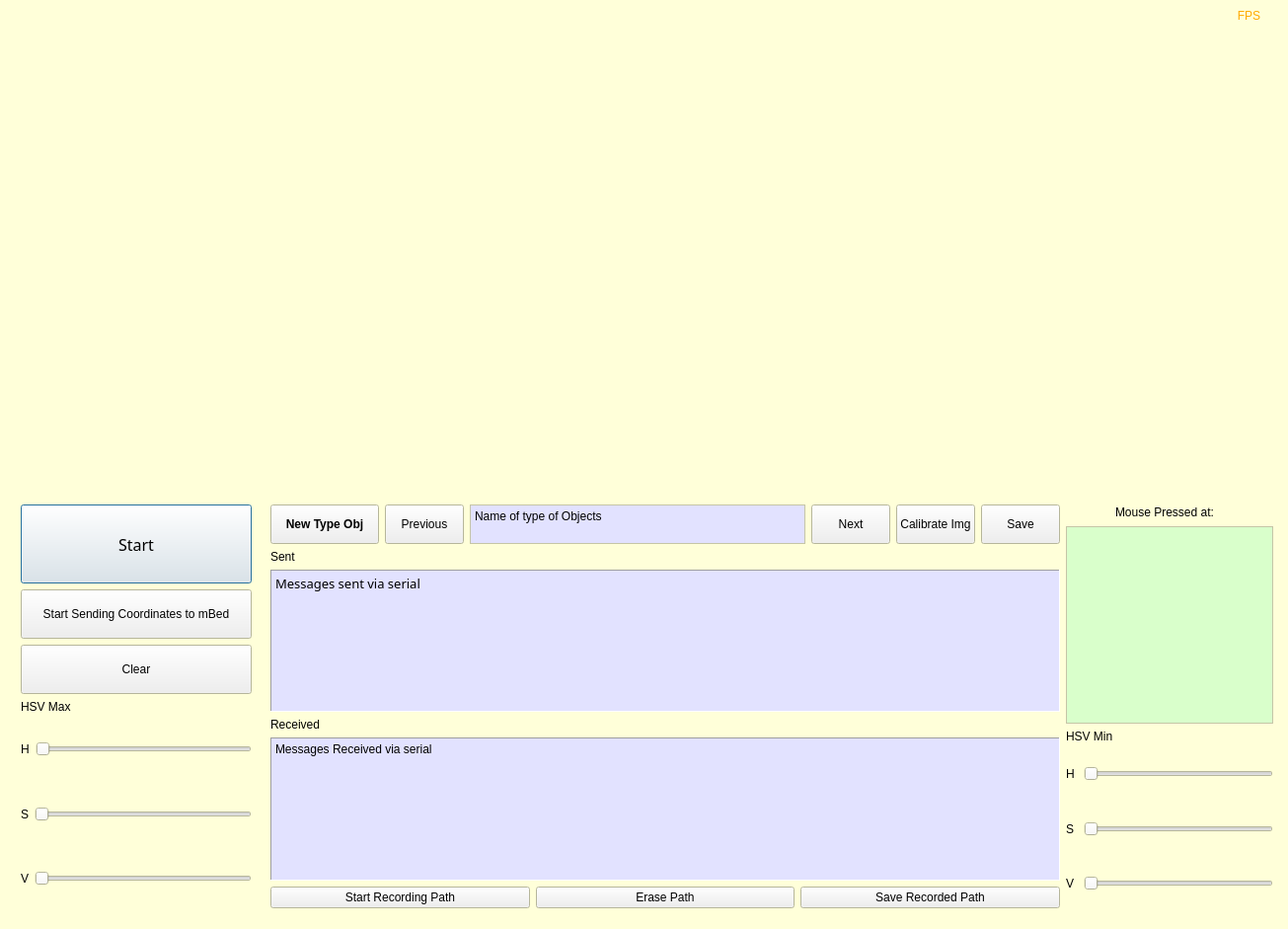
<?xml version="1.0" encoding="UTF-8"?>
<ui version="4.0">
 <class>Dialog</class>
 <widget class="QDialog" name="Dialog">
  <property name="geometry">
   <rect>
    <x>0</x>
    <y>0</y>
    <width>1305</width>
    <height>941</height>
   </rect>
  </property>
  <property name="sizePolicy">
   <sizepolicy hsizetype="Preferred" vsizetype="Minimum">
    <horstretch>0</horstretch>
    <verstretch>0</verstretch>
   </sizepolicy>
  </property>
  <property name="palette">
   <palette>
    <active>
     <colorrole role="Base">
      <brush brushstyle="SolidPattern">
       <color alpha="255">
        <red>226</red>
        <green>226</green>
        <blue>255</blue>
       </color>
      </brush>
     </colorrole>
     <colorrole role="Window">
      <brush brushstyle="SolidPattern">
       <color alpha="255">
        <red>255</red>
        <green>255</green>
        <blue>217</blue>
       </color>
      </brush>
     </colorrole>
    </active>
    <inactive>
     <colorrole role="Base">
      <brush brushstyle="SolidPattern">
       <color alpha="255">
        <red>226</red>
        <green>226</green>
        <blue>255</blue>
       </color>
      </brush>
     </colorrole>
     <colorrole role="Window">
      <brush brushstyle="SolidPattern">
       <color alpha="255">
        <red>255</red>
        <green>255</green>
        <blue>217</blue>
       </color>
      </brush>
     </colorrole>
    </inactive>
    <disabled>
     <colorrole role="Base">
      <brush brushstyle="SolidPattern">
       <color alpha="255">
        <red>255</red>
        <green>255</green>
        <blue>217</blue>
       </color>
      </brush>
     </colorrole>
     <colorrole role="Window">
      <brush brushstyle="SolidPattern">
       <color alpha="255">
        <red>255</red>
        <green>255</green>
        <blue>217</blue>
       </color>
      </brush>
     </colorrole>
    </disabled>
   </palette>
  </property>
  <property name="windowTitle">
   <string>Dialog</string>
  </property>
  <widget class="my_qlabel" name="lblOriginal">
   <property name="geometry">
    <rect>
     <x>10</x>
     <y>10</y>
     <width>640</width>
     <height>480</height>
    </rect>
   </property>
   <property name="sizePolicy">
    <sizepolicy hsizetype="Fixed" vsizetype="Fixed">
     <horstretch>0</horstretch>
     <verstretch>0</verstretch>
    </sizepolicy>
   </property>
   <property name="mouseTracking">
    <bool>true</bool>
   </property>
   <property name="autoFillBackground">
    <bool>true</bool>
   </property>
   <property name="frameShape">
    <enum>QFrame::NoFrame</enum>
   </property>
   <property name="text">
    <string/>
   </property>
  </widget>
  <widget class="QLabel" name="lblProcessed">
   <property name="geometry">
    <rect>
     <x>660</x>
     <y>10</y>
     <width>640</width>
     <height>480</height>
    </rect>
   </property>
   <property name="sizePolicy">
    <sizepolicy hsizetype="Fixed" vsizetype="Fixed">
     <horstretch>0</horstretch>
     <verstretch>0</verstretch>
    </sizepolicy>
   </property>
   <property name="autoFillBackground">
    <bool>true</bool>
   </property>
   <property name="text">
    <string/>
   </property>
  </widget>
  <widget class="QWidget" name="layoutWidget">
   <property name="geometry">
    <rect>
     <x>10</x>
     <y>500</y>
     <width>1291</width>
     <height>431</height>
    </rect>
   </property>
   <layout class="QHBoxLayout" name="horizontalLayout_4">
    <item>
     <layout class="QVBoxLayout" name="verticalLayout_7">
      <item>
       <layout class="QVBoxLayout" name="verticalLayout_3">
        <item>
         <layout class="QVBoxLayout" name="verticalLayout">
          <item>
           <widget class="QPushButton" name="btnPauseorResume">
            <property name="sizePolicy">
             <sizepolicy hsizetype="Expanding" vsizetype="Expanding">
              <horstretch>0</horstretch>
              <verstretch>0</verstretch>
             </sizepolicy>
            </property>
            <property name="minimumSize">
             <size>
              <width>0</width>
              <height>80</height>
             </size>
            </property>
            <property name="font">
             <font>
              <family>Linux Libertine G</family>
              <pointsize>12</pointsize>
             </font>
            </property>
            <property name="text">
             <string>Start</string>
            </property>
           </widget>
          </item>
          <item>
           <widget class="QPushButton" name="pushButton_sendCoord">
            <property name="sizePolicy">
             <sizepolicy hsizetype="Expanding" vsizetype="Expanding">
              <horstretch>0</horstretch>
              <verstretch>0</verstretch>
             </sizepolicy>
            </property>
            <property name="text">
             <string>Start Sending Coordinates to mBed</string>
            </property>
           </widget>
          </item>
          <item>
           <widget class="QPushButton" name="pushButton">
            <property name="sizePolicy">
             <sizepolicy hsizetype="Expanding" vsizetype="Expanding">
              <horstretch>0</horstretch>
              <verstretch>0</verstretch>
             </sizepolicy>
            </property>
            <property name="text">
             <string>Clear</string>
            </property>
           </widget>
          </item>
         </layout>
        </item>
       </layout>
      </item>
      <item>
       <widget class="QLabel" name="label_7">
        <property name="text">
         <string>HSV Max</string>
        </property>
       </widget>
      </item>
      <item>
       <layout class="QVBoxLayout" name="verticalLayout_6">
        <item>
         <layout class="QHBoxLayout" name="horizontalLayout_3">
          <item>
           <widget class="QLabel" name="label_4">
            <property name="sizePolicy">
             <sizepolicy hsizetype="Preferred" vsizetype="Preferred">
              <horstretch>0</horstretch>
              <verstretch>0</verstretch>
             </sizepolicy>
            </property>
            <property name="text">
             <string>H</string>
            </property>
           </widget>
          </item>
          <item>
           <widget class="QSlider" name="horizontalSlider_1">
            <property name="sizePolicy">
             <sizepolicy hsizetype="Expanding" vsizetype="Expanding">
              <horstretch>0</horstretch>
              <verstretch>0</verstretch>
             </sizepolicy>
            </property>
            <property name="orientation">
             <enum>Qt::Horizontal</enum>
            </property>
           </widget>
          </item>
         </layout>
        </item>
        <item>
         <layout class="QHBoxLayout" name="horizontalLayout_2">
          <item>
           <widget class="QLabel" name="label_5">
            <property name="sizePolicy">
             <sizepolicy hsizetype="Preferred" vsizetype="Preferred">
              <horstretch>0</horstretch>
              <verstretch>0</verstretch>
             </sizepolicy>
            </property>
            <property name="text">
             <string>S</string>
            </property>
           </widget>
          </item>
          <item>
           <widget class="QSlider" name="horizontalSlider_2">
            <property name="sizePolicy">
             <sizepolicy hsizetype="Expanding" vsizetype="Expanding">
              <horstretch>0</horstretch>
              <verstretch>0</verstretch>
             </sizepolicy>
            </property>
            <property name="orientation">
             <enum>Qt::Horizontal</enum>
            </property>
           </widget>
          </item>
         </layout>
        </item>
        <item>
         <layout class="QHBoxLayout" name="horizontalLayout">
          <item>
           <widget class="QLabel" name="label_6">
            <property name="sizePolicy">
             <sizepolicy hsizetype="Preferred" vsizetype="Preferred">
              <horstretch>0</horstretch>
              <verstretch>0</verstretch>
             </sizepolicy>
            </property>
            <property name="text">
             <string>V</string>
            </property>
           </widget>
          </item>
          <item>
           <widget class="QSlider" name="horizontalSlider_3">
            <property name="sizePolicy">
             <sizepolicy hsizetype="Expanding" vsizetype="Expanding">
              <horstretch>0</horstretch>
              <verstretch>0</verstretch>
             </sizepolicy>
            </property>
            <property name="orientation">
             <enum>Qt::Horizontal</enum>
            </property>
           </widget>
          </item>
         </layout>
        </item>
       </layout>
      </item>
     </layout>
    </item>
    <item>
     <spacer name="horizontalSpacer_2">
      <property name="orientation">
       <enum>Qt::Horizontal</enum>
      </property>
      <property name="sizeType">
       <enum>QSizePolicy::Minimum</enum>
      </property>
      <property name="sizeHint" stdset="0">
       <size>
        <width>13</width>
        <height>20</height>
       </size>
      </property>
     </spacer>
    </item>
    <item>
     <layout class="QVBoxLayout" name="verticalLayout_8">
      <item>
       <layout class="QVBoxLayout" name="verticalLayout_5">
        <item>
         <layout class="QHBoxLayout" name="horizontalLayout_10">
          <item>
           <widget class="QPushButton" name="newTypeObj">
            <property name="sizePolicy">
             <sizepolicy hsizetype="Minimum" vsizetype="Minimum">
              <horstretch>0</horstretch>
              <verstretch>0</verstretch>
             </sizepolicy>
            </property>
            <property name="minimumSize">
             <size>
              <width>110</width>
              <height>0</height>
             </size>
            </property>
            <property name="font">
             <font>
              <weight>75</weight>
              <bold>true</bold>
             </font>
            </property>
            <property name="text">
             <string>New Type Obj</string>
            </property>
           </widget>
          </item>
          <item>
           <widget class="QPushButton" name="previuos">
            <property name="sizePolicy">
             <sizepolicy hsizetype="Minimum" vsizetype="Maximum">
              <horstretch>0</horstretch>
              <verstretch>0</verstretch>
             </sizepolicy>
            </property>
            <property name="maximumSize">
             <size>
              <width>16777215</width>
              <height>40</height>
             </size>
            </property>
            <property name="text">
             <string>Previous</string>
            </property>
           </widget>
          </item>
          <item>
           <widget class="QPlainTextEdit" name="nameTypeObj">
            <property name="sizePolicy">
             <sizepolicy hsizetype="Expanding" vsizetype="Minimum">
              <horstretch>0</horstretch>
              <verstretch>0</verstretch>
             </sizepolicy>
            </property>
            <property name="maximumSize">
             <size>
              <width>16777215</width>
              <height>40</height>
             </size>
            </property>
            <property name="readOnly">
             <bool>false</bool>
            </property>
            <property name="plainText">
             <string>Name of type of Objects</string>
            </property>
           </widget>
          </item>
          <item>
           <widget class="QPushButton" name="next">
            <property name="sizePolicy">
             <sizepolicy hsizetype="Preferred" vsizetype="Minimum">
              <horstretch>0</horstretch>
              <verstretch>0</verstretch>
             </sizepolicy>
            </property>
            <property name="maximumSize">
             <size>
              <width>16777215</width>
              <height>40</height>
             </size>
            </property>
            <property name="text">
             <string>Next</string>
            </property>
           </widget>
          </item>
          <item>
           <widget class="QPushButton" name="calibrateImg">
            <property name="sizePolicy">
             <sizepolicy hsizetype="Minimum" vsizetype="Minimum">
              <horstretch>0</horstretch>
              <verstretch>0</verstretch>
             </sizepolicy>
            </property>
            <property name="text">
             <string>Calibrate Img</string>
            </property>
           </widget>
          </item>
          <item>
           <widget class="QPushButton" name="saveThreshold">
            <property name="sizePolicy">
             <sizepolicy hsizetype="Minimum" vsizetype="Minimum">
              <horstretch>0</horstretch>
              <verstretch>0</verstretch>
             </sizepolicy>
            </property>
            <property name="maximumSize">
             <size>
              <width>16777215</width>
              <height>40</height>
             </size>
            </property>
            <property name="text">
             <string>Save</string>
            </property>
           </widget>
          </item>
         </layout>
        </item>
        <item>
         <layout class="QHBoxLayout" name="horizontalLayout_8"/>
        </item>
        <item>
         <widget class="QLabel" name="label_2">
          <property name="minimumSize">
           <size>
            <width>800</width>
            <height>0</height>
           </size>
          </property>
          <property name="frameShape">
           <enum>QFrame::NoFrame</enum>
          </property>
          <property name="text">
           <string>Sent</string>
          </property>
         </widget>
        </item>
        <item>
         <widget class="QPlainTextEdit" name="txtXYRadius">
          <property name="minimumSize">
           <size>
            <width>800</width>
            <height>100</height>
           </size>
          </property>
          <property name="font">
           <font>
            <family>Linux Libertine G</family>
            <pointsize>10</pointsize>
           </font>
          </property>
          <property name="frameShape">
           <enum>QFrame::Panel</enum>
          </property>
          <property name="readOnly">
           <bool>true</bool>
          </property>
          <property name="plainText">
           <string>Messages sent via serial</string>
          </property>
         </widget>
        </item>
       </layout>
      </item>
      <item>
       <layout class="QVBoxLayout" name="verticalLayout_4">
        <item>
         <widget class="QLabel" name="label_3">
          <property name="minimumSize">
           <size>
            <width>800</width>
            <height>0</height>
           </size>
          </property>
          <property name="frameShape">
           <enum>QFrame::NoFrame</enum>
          </property>
          <property name="text">
           <string>Received</string>
          </property>
         </widget>
        </item>
        <item>
         <widget class="QPlainTextEdit" name="textMBed">
          <property name="minimumSize">
           <size>
            <width>800</width>
            <height>100</height>
           </size>
          </property>
          <property name="frameShape">
           <enum>QFrame::Panel</enum>
          </property>
          <property name="readOnly">
           <bool>true</bool>
          </property>
          <property name="plainText">
           <string>Messages Received via serial</string>
          </property>
         </widget>
        </item>
        <item>
         <layout class="QHBoxLayout" name="horizontalLayout_9">
          <item>
           <widget class="QPushButton" name="record_path">
            <property name="text">
             <string>Start Recording Path</string>
            </property>
           </widget>
          </item>
          <item>
           <widget class="QPushButton" name="erase_path">
            <property name="text">
             <string>Erase Path</string>
            </property>
           </widget>
          </item>
          <item>
           <widget class="QPushButton" name="save_path">
            <property name="text">
             <string>Save Recorded Path</string>
            </property>
           </widget>
          </item>
         </layout>
        </item>
       </layout>
      </item>
     </layout>
    </item>
    <item>
     <layout class="QVBoxLayout" name="verticalLayout_9">
      <item>
       <layout class="QVBoxLayout" name="verticalLayout_2">
        <item>
         <widget class="QLabel" name="label">
          <property name="sizePolicy">
           <sizepolicy hsizetype="Minimum" vsizetype="Minimum">
            <horstretch>0</horstretch>
            <verstretch>0</verstretch>
           </sizepolicy>
          </property>
          <property name="minimumSize">
           <size>
            <width>200</width>
            <height>16</height>
           </size>
          </property>
          <property name="maximumSize">
           <size>
            <width>200</width>
            <height>16</height>
           </size>
          </property>
          <property name="text">
           <string>Mouse Pressed at:</string>
          </property>
          <property name="alignment">
           <set>Qt::AlignCenter</set>
          </property>
         </widget>
        </item>
        <item>
         <widget class="QPlainTextEdit" name="txtMouseClickHistory">
          <property name="sizePolicy">
           <sizepolicy hsizetype="Minimum" vsizetype="Minimum">
            <horstretch>0</horstretch>
            <verstretch>0</verstretch>
           </sizepolicy>
          </property>
          <property name="minimumSize">
           <size>
            <width>210</width>
            <height>200</height>
           </size>
          </property>
          <property name="maximumSize">
           <size>
            <width>200</width>
            <height>200</height>
           </size>
          </property>
          <property name="palette">
           <palette>
            <active>
             <colorrole role="Base">
              <brush brushstyle="SolidPattern">
               <color alpha="255">
                <red>217</red>
                <green>255</green>
                <blue>203</blue>
               </color>
              </brush>
             </colorrole>
            </active>
            <inactive>
             <colorrole role="Base">
              <brush brushstyle="SolidPattern">
               <color alpha="255">
                <red>217</red>
                <green>255</green>
                <blue>203</blue>
               </color>
              </brush>
             </colorrole>
            </inactive>
            <disabled>
             <colorrole role="Base">
              <brush brushstyle="SolidPattern">
               <color alpha="255">
                <red>255</red>
                <green>255</green>
                <blue>217</blue>
               </color>
              </brush>
             </colorrole>
            </disabled>
           </palette>
          </property>
          <property name="readOnly">
           <bool>true</bool>
          </property>
         </widget>
        </item>
        <item>
         <widget class="QLabel" name="label_11">
          <property name="sizePolicy">
           <sizepolicy hsizetype="Minimum" vsizetype="Minimum">
            <horstretch>0</horstretch>
            <verstretch>0</verstretch>
           </sizepolicy>
          </property>
          <property name="text">
           <string>HSV Min</string>
          </property>
         </widget>
        </item>
        <item>
         <layout class="QVBoxLayout" name="verticalLayout_10">
          <item>
           <layout class="QHBoxLayout" name="horizontalLayout_5">
            <item>
             <widget class="QLabel" name="label_8">
              <property name="sizePolicy">
               <sizepolicy hsizetype="Minimum" vsizetype="Preferred">
                <horstretch>0</horstretch>
                <verstretch>0</verstretch>
               </sizepolicy>
              </property>
              <property name="text">
               <string>H</string>
              </property>
             </widget>
            </item>
            <item>
             <widget class="QSlider" name="horizontalSlider_4">
              <property name="sizePolicy">
               <sizepolicy hsizetype="Minimum" vsizetype="Expanding">
                <horstretch>0</horstretch>
                <verstretch>0</verstretch>
               </sizepolicy>
              </property>
              <property name="minimumSize">
               <size>
                <width>192</width>
                <height>0</height>
               </size>
              </property>
              <property name="orientation">
               <enum>Qt::Horizontal</enum>
              </property>
             </widget>
            </item>
           </layout>
          </item>
          <item>
           <layout class="QHBoxLayout" name="horizontalLayout_6">
            <item>
             <widget class="QLabel" name="label_9">
              <property name="text">
               <string>S</string>
              </property>
             </widget>
            </item>
            <item>
             <widget class="QSlider" name="horizontalSlider_5">
              <property name="sizePolicy">
               <sizepolicy hsizetype="Minimum" vsizetype="Expanding">
                <horstretch>0</horstretch>
                <verstretch>0</verstretch>
               </sizepolicy>
              </property>
              <property name="minimumSize">
               <size>
                <width>192</width>
                <height>0</height>
               </size>
              </property>
              <property name="orientation">
               <enum>Qt::Horizontal</enum>
              </property>
             </widget>
            </item>
           </layout>
          </item>
          <item>
           <layout class="QHBoxLayout" name="horizontalLayout_7">
            <item>
             <widget class="QLabel" name="label_10">
              <property name="text">
               <string>V</string>
              </property>
             </widget>
            </item>
            <item>
             <widget class="QSlider" name="horizontalSlider_6">
              <property name="sizePolicy">
               <sizepolicy hsizetype="Minimum" vsizetype="Expanding">
                <horstretch>0</horstretch>
                <verstretch>0</verstretch>
               </sizepolicy>
              </property>
              <property name="minimumSize">
               <size>
                <width>192</width>
                <height>0</height>
               </size>
              </property>
              <property name="orientation">
               <enum>Qt::Horizontal</enum>
              </property>
             </widget>
            </item>
           </layout>
          </item>
         </layout>
        </item>
       </layout>
      </item>
     </layout>
    </item>
   </layout>
  </widget>
  <widget class="QLabel" name="lblFPS">
   <property name="geometry">
    <rect>
     <x>1230</x>
     <y>0</y>
     <width>71</width>
     <height>31</height>
    </rect>
   </property>
   <property name="palette">
    <palette>
     <active>
      <colorrole role="WindowText">
       <brush brushstyle="SolidPattern">
        <color alpha="255">
         <red>255</red>
         <green>170</green>
         <blue>0</blue>
        </color>
       </brush>
      </colorrole>
      <colorrole role="Text">
       <brush brushstyle="SolidPattern">
        <color alpha="255">
         <red>255</red>
         <green>170</green>
         <blue>0</blue>
        </color>
       </brush>
      </colorrole>
     </active>
     <inactive>
      <colorrole role="WindowText">
       <brush brushstyle="SolidPattern">
        <color alpha="255">
         <red>255</red>
         <green>170</green>
         <blue>0</blue>
        </color>
       </brush>
      </colorrole>
      <colorrole role="Text">
       <brush brushstyle="SolidPattern">
        <color alpha="255">
         <red>255</red>
         <green>170</green>
         <blue>0</blue>
        </color>
       </brush>
      </colorrole>
     </inactive>
     <disabled>
      <colorrole role="WindowText">
       <brush brushstyle="SolidPattern">
        <color alpha="255">
         <red>120</red>
         <green>120</green>
         <blue>120</blue>
        </color>
       </brush>
      </colorrole>
      <colorrole role="Text">
       <brush brushstyle="SolidPattern">
        <color alpha="255">
         <red>120</red>
         <green>120</green>
         <blue>120</blue>
        </color>
       </brush>
      </colorrole>
     </disabled>
    </palette>
   </property>
   <property name="text">
    <string>FPS</string>
   </property>
   <property name="alignment">
    <set>Qt::AlignCenter</set>
   </property>
  </widget>
 </widget>
 <layoutdefault spacing="6" margin="11"/>
 <customwidgets>
  <customwidget>
   <class>my_qlabel</class>
   <extends>QLabel</extends>
   <header>my_qlabel.h</header>
  </customwidget>
 </customwidgets>
 <tabstops>
  <tabstop>pushButton_sendCoord</tabstop>
  <tabstop>pushButton</tabstop>
  <tabstop>txtXYRadius</tabstop>
  <tabstop>textMBed</tabstop>
 </tabstops>
 <resources/>
 <connections>
  <connection>
   <sender>pushButton</sender>
   <signal>clicked()</signal>
   <receiver>txtXYRadius</receiver>
   <slot>clear()</slot>
   <hints>
    <hint type="sourcelabel">
     <x>147</x>
     <y>698</y>
    </hint>
    <hint type="destinationlabel">
     <x>315</x>
     <y>637</y>
    </hint>
   </hints>
  </connection>
  <connection>
   <sender>pushButton</sender>
   <signal>clicked()</signal>
   <receiver>lblOriginal</receiver>
   <slot>clear()</slot>
   <hints>
    <hint type="sourcelabel">
     <x>147</x>
     <y>698</y>
    </hint>
    <hint type="destinationlabel">
     <x>262</x>
     <y>409</y>
    </hint>
   </hints>
  </connection>
  <connection>
   <sender>pushButton</sender>
   <signal>clicked()</signal>
   <receiver>lblProcessed</receiver>
   <slot>clear()</slot>
   <hints>
    <hint type="sourcelabel">
     <x>147</x>
     <y>698</y>
    </hint>
    <hint type="destinationlabel">
     <x>1268</x>
     <y>474</y>
    </hint>
   </hints>
  </connection>
  <connection>
   <sender>pushButton</sender>
   <signal>clicked()</signal>
   <receiver>txtMouseClickHistory</receiver>
   <slot>clear()</slot>
   <hints>
    <hint type="sourcelabel">
     <x>115</x>
     <y>691</y>
    </hint>
    <hint type="destinationlabel">
     <x>1177</x>
     <y>666</y>
    </hint>
   </hints>
  </connection>
  <connection>
   <sender>pushButton</sender>
   <signal>clicked()</signal>
   <receiver>textMBed</receiver>
   <slot>clear()</slot>
   <hints>
    <hint type="sourcelabel">
     <x>147</x>
     <y>698</y>
    </hint>
    <hint type="destinationlabel">
     <x>553</x>
     <y>890</y>
    </hint>
   </hints>
  </connection>
 </connections>
</ui>
